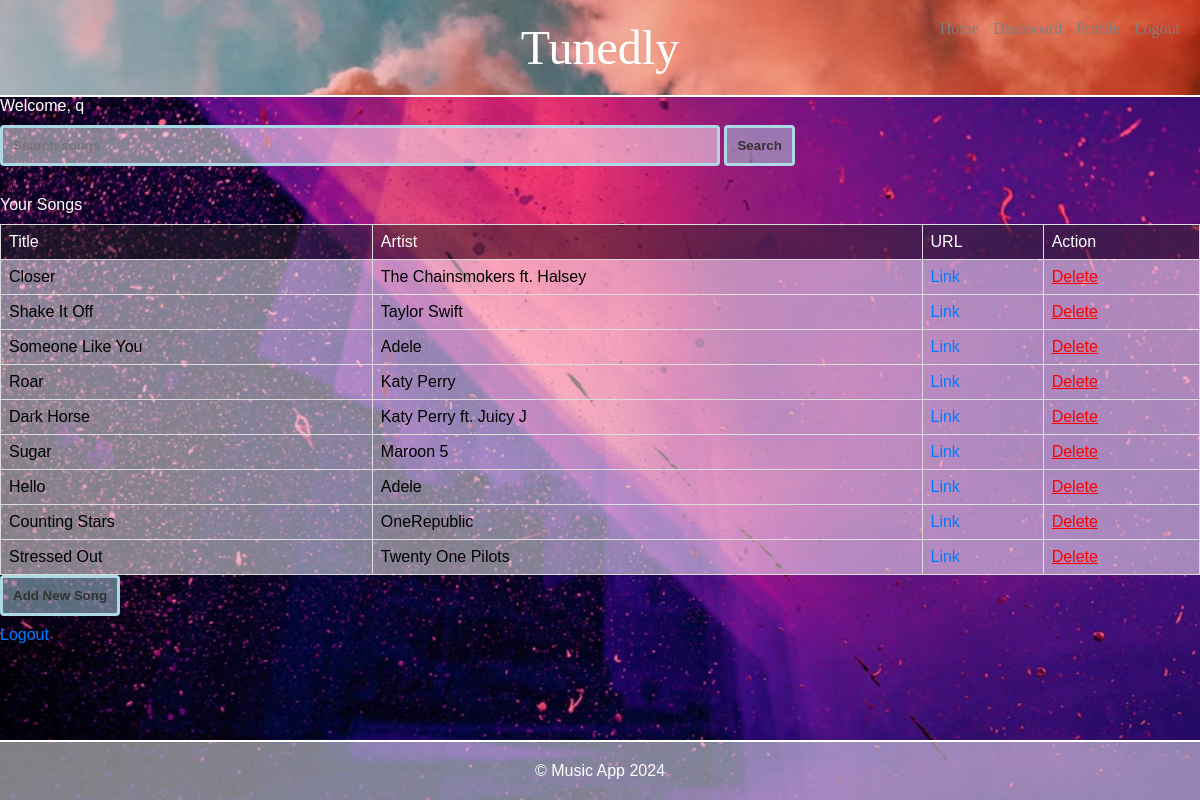
/dashboard (signed in), run on the app's committed database.
### tables this page shows
CREATE TABLE songs (
    id INTEGER PRIMARY KEY AUTOINCREMENT,
    title TEXT NOT NULL,
    artist TEXT NOT NULL,
    url TEXT NOT NULL,
    user_id INTEGER,
    FOREIGN KEY (user_id) REFERENCES users(id) ON DELETE CASCADE
);

### app.py (the view)
@app.route('/dashboard')
def dashboard():
    if 'username' in session:
        username = session['username']
        with get_db_connection() as conn:
            cursor = conn.cursor()
            cursor.execute('''
                SELECT s.id, s.title, s.artist, s.url
                FROM songs s
                JOIN users u ON s.user_id = u.id
                WHERE u.username = ?
            ''', (username,))
            songs = cursor.fetchall()
        message = "You have not added any songs yet!" if not songs else ""
        return render_template('dashboard.html', username=username, songs=songs, message=message)
    return redirect(url_for('login'))

### app.py (called while the page is built)
def get_db_connection():
    conn = sqlite3.connect('music_database.db')
    conn.row_factory = sqlite3.Row
    return conn

### templates/dashboard.html (shortened to what this page needs)
{% extends "layout.html" %}
{% block content %}
    <h2>Welcome, {{ username }}</h2>
    <form action="/search" method="post">
        <input type="text" name="query" placeholder="Search songs">
        <button type="submit">Search</button>
    </form>
    <h3>Your Songs</h3>
    <table id="song-table" class="transparent-table">
        <thead>
            <tr>
                <th>Title</th>
                <th>Artist</th>
                <th>URL</th>
                <th>Action</th>
            </tr>
        </thead>
        <tbody>
            {% if songs %}
                {% for song in songs %}
                    <tr>
                        <td class="song-title">{{ song.title }}</td>
                        <td class="artist-name">{{ song.artist }}</td>
                        <td><a href="{{ song.url }}" target="_blank">Link</a></td>
                        <td><a href="/delete-song/{{ song.id }}" class="delete-link">Delete</a></td>
                    </tr>
                {% endfor %}
            {% else %}
                <tr>
                    <td colspan="4">{{ message }}</td>
                </tr>
            {% endif %}
        </tbody>
    </table>
    <button id="add-song-btn">Add New Song</button>
    <p><a href="/logout">Logout</a></p>
{% endblock %}

### static/styles.css (style rules this page uses)
html, body, div, span, applet, object, iframe, h1, h2, h3, h4, h5, h6, p, blockquote, pre, a, abbr, acronym, address, big, cite, code, del, dfn, em, img, ins, kbd, q, s, samp, small, strike, strong, sub, sup, tt, var, b, u, i, center, dl, dt, dd, ol, ul, li, fieldset, form, label, legend, table, caption, tbody, tfoot, thead, tr, th, td, article, aside, canvas, details, embed, figure, figcaption, footer, header, hgroup, menu, nav, output, ruby, section, summary, time, mark, audio, video { margin: 0; padding: 0; border: 0; font-size: 100%; font: inherit; vertical-align: baseline; }
body { font-family: Arial, sans-serif; background: url('body.avif') no-repeat center center fixed; background-size: cover; color: #fff; }
h1, h2, h3, h4, h5, h6 { margin-bottom: 10px; }
a { color: #007bff; text-decoration: none; }
form { margin-bottom: 20px; }
input[type="text"], input[type="password"], button { width: 60%; padding: 10px; margin-bottom: 10px; border: 3px solid lightblue; border-radius: 4px; box-sizing: border-box; background-color: rgba(255, 255, 255, 0.5); font-weight: bold; }
button { width: auto; background-color: rgba(173, 216, 230, 0.5); color: #333; cursor: pointer; }
.transparent-table { border-collapse: collapse; width: 100%; }
.transparent-table th, .transparent-table td { border: 1px solid #dddddd; text-align: left; padding: 8px; }
.transparent-table th { background-color: rgba(41, 37, 37, 0.5); }
.transparent-table td { background-color: rgba(255, 255, 255, 0.5); }
.song-title { color: #000000; }
.artist-name { color: #000000; }
.delete-link { color: #ff0000; text-decoration: underline; }

### data on the page
songs: title "Closer", artist "The Chainsmokers ft. Halsey"
songs: title "Shake It Off", artist "Taylor Swift"
songs: title "Someone Like You", artist "Adele"
songs: title "Roar", artist "Katy Perry"
songs: title "Dark Horse", artist "Katy Perry ft. Juicy J"
songs: title "Sugar", artist "Maroon 5"
songs: title "Hello", artist "Adele"
songs: title "Counting Stars", artist "OneRepublic"
songs: title "Stressed Out", artist "Twenty One Pilots"

### other printed values
{{ username }} "q"
